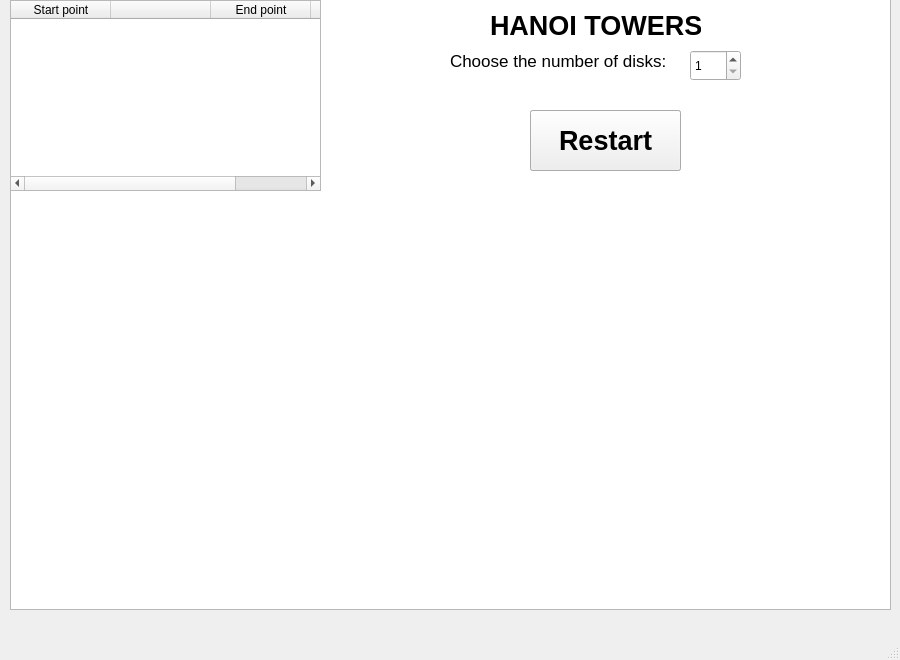
<?xml version="1.0" encoding="UTF-8"?>
<ui version="4.0">
 <class>MainWindow</class>
 <widget class="QMainWindow" name="MainWindow">
  <property name="geometry">
   <rect>
    <x>0</x>
    <y>0</y>
    <width>900</width>
    <height>660</height>
   </rect>
  </property>
  <property name="minimumSize">
   <size>
    <width>900</width>
    <height>660</height>
   </size>
  </property>
  <property name="maximumSize">
   <size>
    <width>900</width>
    <height>660</height>
   </size>
  </property>
  <property name="windowTitle">
   <string>MainWindow</string>
  </property>
  <widget class="QWidget" name="centralwidget">
   <widget class="QGraphicsView" name="graphicsView">
    <property name="geometry">
     <rect>
      <x>10</x>
      <y>-1</y>
      <width>881</width>
      <height>611</height>
     </rect>
    </property>
   </widget>
   <widget class="QPushButton" name="StartButton">
    <property name="geometry">
     <rect>
      <x>530</x>
      <y>110</y>
      <width>151</width>
      <height>61</height>
     </rect>
    </property>
    <property name="font">
     <font>
      <pointsize>20</pointsize>
      <bold>true</bold>
     </font>
    </property>
    <property name="text">
     <string>START</string>
    </property>
   </widget>
   <widget class="QSpinBox" name="spinBox">
    <property name="geometry">
     <rect>
      <x>690</x>
      <y>50</y>
      <width>51</width>
      <height>31</height>
     </rect>
    </property>
    <property name="minimum">
     <number>1</number>
    </property>
    <property name="maximum">
     <number>10</number>
    </property>
    <property name="value">
     <number>1</number>
    </property>
   </widget>
   <widget class="QLabel" name="label">
    <property name="geometry">
     <rect>
      <x>450</x>
      <y>50</y>
      <width>231</width>
      <height>21</height>
     </rect>
    </property>
    <property name="font">
     <font>
      <pointsize>13</pointsize>
     </font>
    </property>
    <property name="text">
     <string>Choose the number of disks:</string>
    </property>
   </widget>
   <widget class="QTableWidget" name="table">
    <property name="geometry">
     <rect>
      <x>10</x>
      <y>0</y>
      <width>311</width>
      <height>191</height>
     </rect>
    </property>
    <column>
     <property name="text">
      <string>Start point</string>
     </property>
    </column>
    <column>
     <property name="text">
      <string/>
     </property>
    </column>
    <column>
     <property name="text">
      <string>End point</string>
     </property>
    </column>
    <column>
     <property name="text">
      <string/>
     </property>
    </column>
   </widget>
   <widget class="QPushButton" name="RestartBut">
    <property name="geometry">
     <rect>
      <x>530</x>
      <y>110</y>
      <width>151</width>
      <height>61</height>
     </rect>
    </property>
    <property name="font">
     <font>
      <pointsize>20</pointsize>
      <bold>true</bold>
     </font>
    </property>
    <property name="text">
     <string>Restart</string>
    </property>
   </widget>
   <widget class="QLabel" name="label_2">
    <property name="geometry">
     <rect>
      <x>490</x>
      <y>10</y>
      <width>211</width>
      <height>31</height>
     </rect>
    </property>
    <property name="font">
     <font>
      <pointsize>20</pointsize>
      <bold>true</bold>
     </font>
    </property>
    <property name="text">
     <string>HANOI TOWERS</string>
    </property>
   </widget>
  </widget>
  <widget class="QMenuBar" name="menubar">
   <property name="geometry">
    <rect>
     <x>0</x>
     <y>0</y>
     <width>900</width>
     <height>22</height>
    </rect>
   </property>
  </widget>
  <widget class="QStatusBar" name="statusbar"/>
 </widget>
 <resources/>
 <connections/>
</ui>
